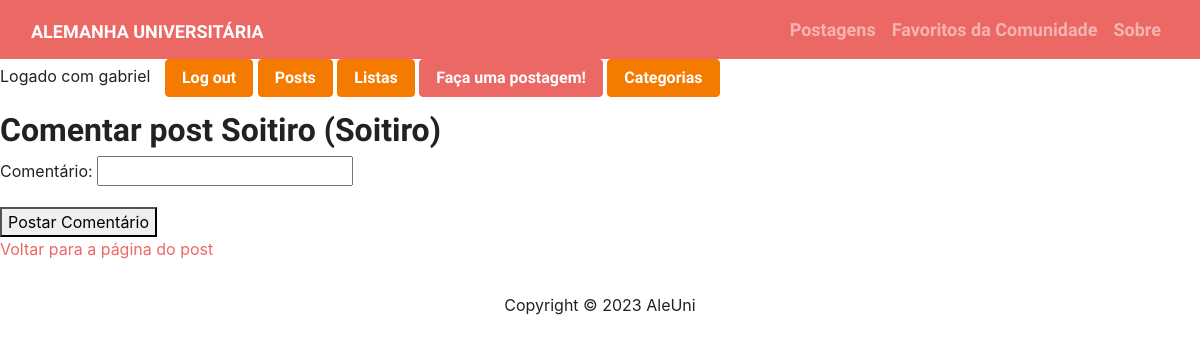
The page /3/comentario/ (signed in) on the database as committed earlier.
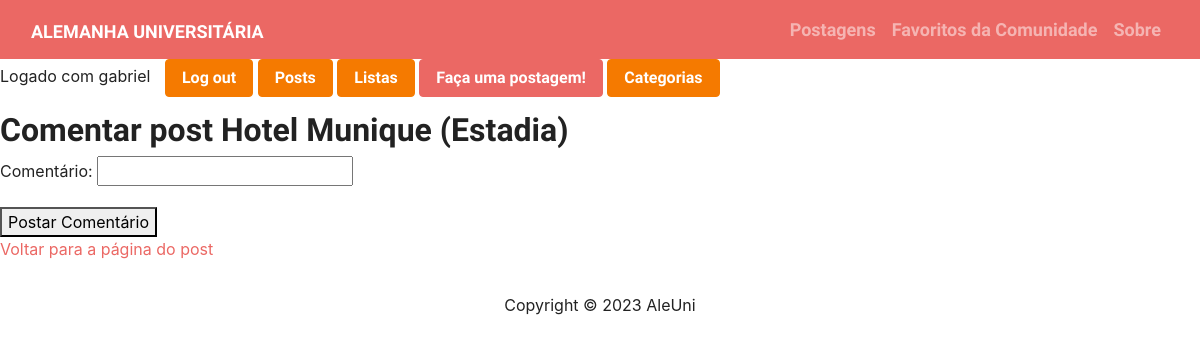
The same page on the database as committed later.
### app/models.py (models this page shows, shortened)
class Post(models.Model):
    name = models.CharField(max_length=255)
    categoria = models.CharField(max_length=255)
    image_url = models.URLField(max_length=200, null=True)
    texto = models.CharField(max_length=3000, null=True)
    data = models.DateField(auto_now_add=True)

### app/views.py (the view)
# urls.py: path("<int:post_id>/comentario/", views.create_comentario, name="comentario"),
@login_required
def create_comentario(request, post_id):
    post = get_object_or_404(Post, pk=post_id)
    if request.method == "POST":
        form = ComentarioForm(request.POST)
        if form.is_valid():
            comentario_author = request.user
            comentario_text = form.cleaned_data["text"]
            comentario = Comentario(author=comentario_author, text=comentario_text, post=post)
            comentario.save()
            return HttpResponseRedirect(reverse('app:detail', args=(post_id,)))
    else:
        form = ComentarioForm()
    context = {"form": form, "post": post}
    return render(request, "app/comentario.html", context)

### app/forms.py
class ComentarioForm(ModelForm):
    class Meta:
        model = Comentario
        fields = [
            "text",
        ]
        labels = {
            "text": "Comentário",
        }

### app/templates/app/comentario.html (shortened to what this page needs)
{% extends 'base.html' %}
{% block content %}
    <h2>Comentar post {{ post.name }} ({{ post.categoria }})</h2>
    <form action="{% url 'app:comentario' post.id %}" method="post">
        {{ form.as_p }}
        <button type="submit">Postar Comentário</button>
    </form>
    <p>
        <a href="{% url 'app:detail' post.id %}">Voltar para a página do post</a>
    </p>
{% endblock content %}

Rows that differ between the two databases and show on the page:
changed Post: name "Soitiro" → "Hotel Munique"; categoria "Soitiro" → "Estadia"
